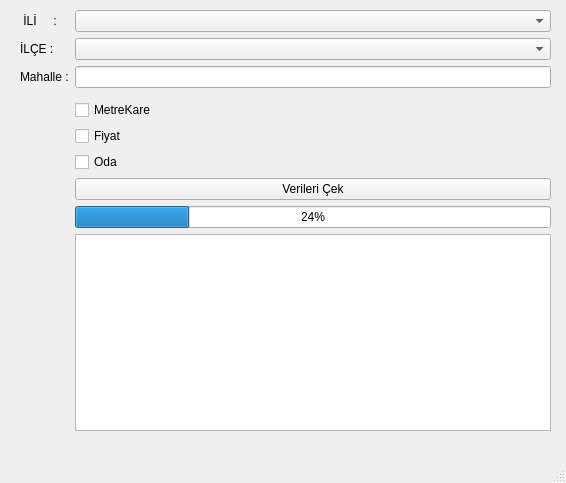
<?xml version="1.0" encoding="UTF-8"?>
<ui version="4.0">
 <class>MainWindow</class>
 <widget class="QMainWindow" name="MainWindow">
  <property name="geometry">
   <rect>
    <x>0</x>
    <y>0</y>
    <width>566</width>
    <height>483</height>
   </rect>
  </property>
  <property name="windowTitle">
   <string>MainWindow</string>
  </property>
  <widget class="QWidget" name="centralwidget">
   <widget class="QWidget" name="formLayoutWidget">
    <property name="geometry">
     <rect>
      <x>20</x>
      <y>10</y>
      <width>531</width>
      <height>421</height>
     </rect>
    </property>
    <layout class="QFormLayout" name="formLayout">
     <item row="0" column="0">
      <widget class="QLabel" name="label">
       <property name="text">
        <string> İLİ     :</string>
       </property>
      </widget>
     </item>
     <item row="0" column="1">
      <widget class="QComboBox" name="cmbil"/>
     </item>
     <item row="1" column="0">
      <widget class="QLabel" name="label_2">
       <property name="text">
        <string>İLÇE :</string>
       </property>
      </widget>
     </item>
     <item row="1" column="1">
      <widget class="QComboBox" name="cmbilce"/>
     </item>
     <item row="2" column="0">
      <widget class="QLabel" name="label_3">
       <property name="text">
        <string>Mahalle :</string>
       </property>
      </widget>
     </item>
     <item row="2" column="1">
      <widget class="QLineEdit" name="txtMahalle"/>
     </item>
     <item row="3" column="1">
      <layout class="QHBoxLayout" name="horizontalLayout_2"/>
     </item>
     <item row="4" column="1">
      <widget class="QCheckBox" name="chkM2">
       <property name="text">
        <string>MetreKare</string>
       </property>
      </widget>
     </item>
     <item row="5" column="1">
      <widget class="QCheckBox" name="chkCost">
       <property name="text">
        <string>Fiyat</string>
       </property>
      </widget>
     </item>
     <item row="6" column="1">
      <widget class="QCheckBox" name="chkOda">
       <property name="text">
        <string>Oda</string>
       </property>
      </widget>
     </item>
     <item row="7" column="1">
      <widget class="QPushButton" name="btVeriCek">
       <property name="text">
        <string>Verileri Çek</string>
       </property>
      </widget>
     </item>
     <item row="8" column="1">
      <widget class="QProgressBar" name="prgCekim">
       <property name="value">
        <number>24</number>
       </property>
      </widget>
     </item>
     <item row="9" column="1">
      <widget class="QListWidget" name="Rapor"/>
     </item>
    </layout>
   </widget>
  </widget>
  <widget class="QMenuBar" name="menubar">
   <property name="geometry">
    <rect>
     <x>0</x>
     <y>0</y>
     <width>566</width>
     <height>21</height>
    </rect>
   </property>
  </widget>
  <widget class="QStatusBar" name="statusbar"/>
 </widget>
 <resources/>
 <connections/>
</ui>
